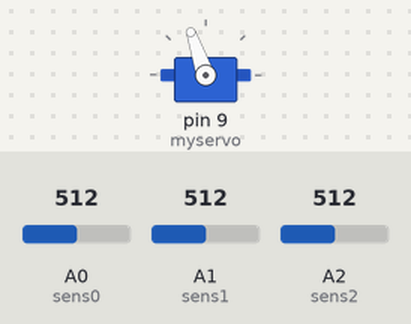
This sketch was run on a simulated Arduino Uno, built with avr-gcc and run on an emulated ATmega328P. Shown: servo. Inputs (shaded band) come from the test bench; at power-on: A0 (sens0) = 512, A2 (sens2) = 512, A1 (sens1) = 512.

Above: at 2.7 s.
2.8 s: A0 (sens0) set to 716
At 4.1 s:
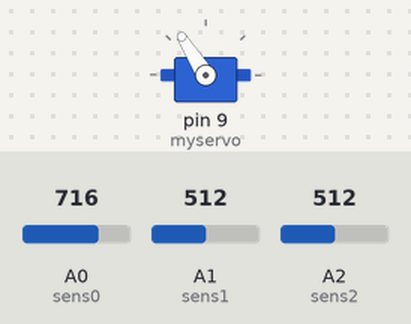
4.6 s: A2 (sens2) set to 0
At 6.2 s:
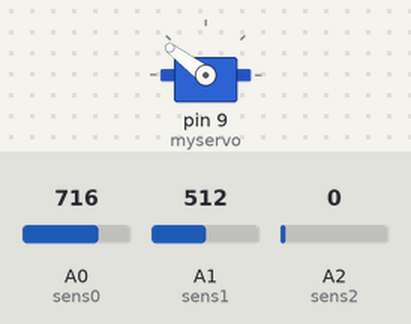
6.6 s: A0 (sens0) set to 1023
At 8.0 s:
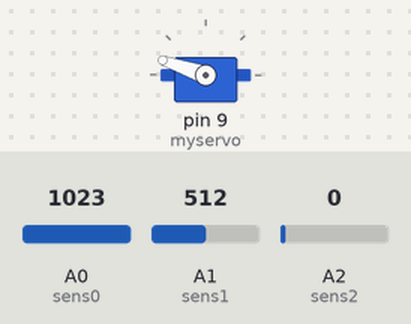
8.6 s: A1 (sens1) set to 716
At 9.7 s:
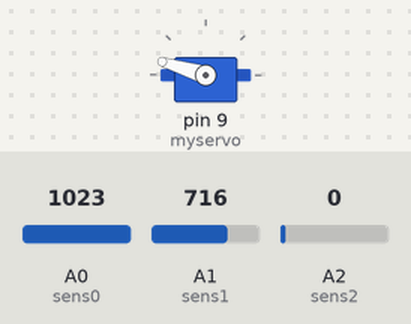
10.3 s: A0 (sens0) set to 561
13.3 s: A0 (sens0) set to 539
Timing chart, 0 to 15.8 s (numbered marks = the images above; inputs shaded):
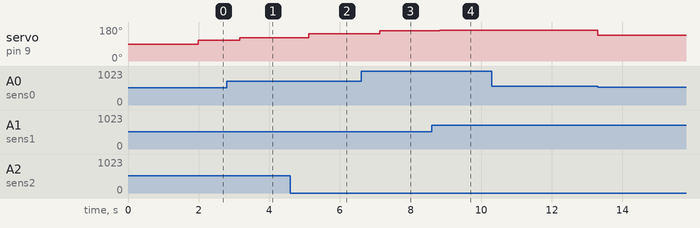

The sketch:

v7_delta_robot_1_af__.ino
```cpp
double sens0 = A0;             //hier worden de 3 potentiometer benoemen en gezegt aan welke
double sens1 = A1;
double sens2 = A2;
float map(float x, float in_min, float in_max, float out_min, float out_max)  //hier word de map functie gedefineerd met float zodat ze precieser is dan met intigers
  {
  return (x - in_min) * (out_max - out_min) / (in_max - in_min) + out_min;
  }
#define PI 3.1415926535897932384626433832795  //PI wordt gedefineerd en ook wiskundige libraries gedefineerd en hoe arduino moet omgaan met servos en de servo zijn naam
#include <stdio.h>
#include <stdlib.h>
#include <Servo.h>
Servo myservo;

float x;
float y;
float z;

short c = 30;                   //constantes defineren
short l = 20;
short h = 40;
double p1 = 0.5;
double p2 = 0.000349;

float hoek = 0;
float hoekG;

void setup() {                  //wat aan welke pin de servo zit
  Serial.begin(9600);
  myservo.attach(9);
  pinMode(9,OUTPUT);
}

void loop() {
  float value1 = 1;              //de line is er om te verzekeren dat het in de while gestoken wordt

  x = analogRead(sens0);         //hier worden de x y z coordinaat van de kop ingelezen adhv de 3 potentiometer
  x = map(x,0,1023,-15,15);
  y = analogRead(sens1);
  y = map(y,0,1023,-15,15);
  z = analogRead(sens2);
  z = map(z, 0,1023,0,20);

  while(abs(value1)>p1) {        // dit is de wiskunde formule om de hoek te bereken als de hoek juist is dan is value1 bijna 0
    hoek = hoek + p2;
    value1 = -pow((l*cos(hoek) + h - z),2)+pow(c,2) - (pow(-l*sin(hoek)*cos(-(5/6)*PI)-x,2)+ pow(-l*sin(hoek)*sin(-(5/6)*PI)-y,2));
    if (hoek>PI)                //de hoek zit tussen 0 en PI radialen dus als de hoek groter word dan PI wordt hij terug gezet naar 0 rad
    {
      hoek=0;
    }

  }
  hoekG = map(hoek,0,PI,0,180); //hier verandert de hoek van radialen en wordt hij hoekG benoemd
  myservo.write(hoekG);         //hier zou de servo zich moeten aanpassen afhankelijk van w1 maar dat doet hij maar 1 keer
  hoek = hoek - 0.1;            // als hoek is een juiste waarde als de coordinaten wat veranderen zal de volgende hoek rond de vorige hoek zijn
}
```

Measured:
- after the input at 2.8 s, servo on pin 9 (myservo): 109° → 122° after 0.36 s
- after the input at 4.6 s, servo on pin 9 (myservo): 122° → 143° after 0.51 s
- after the input at 6.6 s, servo on pin 9 (myservo): 143° → 161° after 0.52 s
- after the input at 8.6 s, servo on pin 9 (myservo): 161° → 163° after 0.23 s
- after the input at 10.3 s, every drawn part: stays the same
